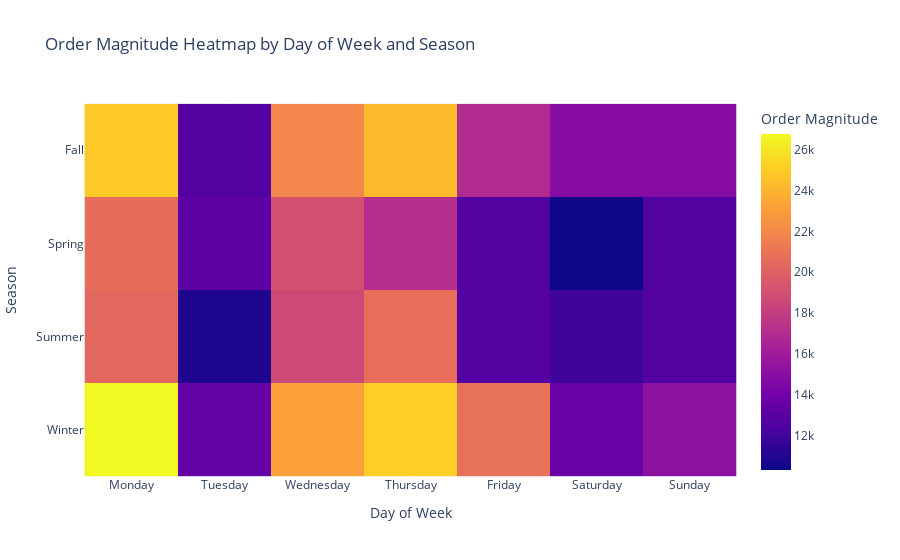

The code cell stored with this chart in its notebook:
### Markdown cell above
1) Friday seems to have the highest order count across all seasons, which might suggest a trend where people tend to order more towards the end of the workweek.
2) The lowest order counts seem to be on Wednesday, though the patterns vary with the season.
3) The order counts are highest in Winter and lowest in Summer.

### Code cell
# Copy relevant columns to a new DataFrame
df_hm = eda_train[['season', 'day_of_week', 'orders']].copy()

# Convert categorical variables to numeric codes
df_hm['season'] = df_hm['season'].astype('category').cat.codes
df_hm['day_of_week'] = df_hm['day_of_week'].astype('category').cat.codes

# Pivot the data
pivot_data = df_hm.pivot_table(index='season', columns='day_of_week', values='orders', aggfunc='sum')

# Create heatmap
fig = px.imshow(pivot_data,
                labels=dict(x="Day of Week", y="Season", color="Order Magnitude"),
                x=['Monday', 'Tuesday', 'Wednesday', 'Thursday', 'Friday', 'Saturday', 'Sunday'],
                y=['Fall', 'Spring', 'Summer', 'Winter'],
                title='Order Magnitude Heatmap by Day of Week and Season')
fig.show()

### Figure 1 — Plotly figure (JSON) as saved in the notebook; plotly's stock layout.template omitted (floating-point values rounded to 4 significant figures)
{"data": [{"coloraxis": "coloraxis", "hovertemplate": "Day of Week: %{x}<br>Season: %{y}<br>Order Magnitude: %{z}<extra></extra>", "name": "0", "type": "heatmap", "x": ["Monday", "Tuesday", "Wednesday", "Thursday", "Friday", "Saturday", "Sunday"], "xaxis": "x", "y": ["Fall", "Spring", "Summer", "Winter"], "yaxis": "y", "z": [[24915, 12743, 21898, 24322, 16949, 14891, 14868], [20644, 13076, 19091, 17087, 12666, 10302, 12633], [20379, 10854, 18698, 20698, 12736, 11929, 12746], [26773, 13351, 23172, 25112, 20889, 13556, 15197]]}], "layout": {"coloraxis": {"colorbar": {"title": {"text": "Order Magnitude"}}, "colorscale": [[0, "#0d0887"], [0.1111, "#46039f"], [0.2222, "#7201a8"], [0.3333, "#9c179e"], [0.4444, "#bd3786"], [0.5556, "#d8576b"], [0.6667, "#ed7953"], [0.7778, "#fb9f3a"], [0.8889, "#fdca26"], [1, "#f0f921"]]}, "title": {"text": "Order Magnitude Heatmap by Day of Week and Season"}, "xaxis": {"anchor": "y", "constrain": "domain", "domain": [0, 1], "scaleanchor": "y", "title": {"text": "Day of Week"}}, "yaxis": {"anchor": "x", "autorange": "reversed", "constrain": "domain", "domain": [0, 1], "title": {"text": "Season"}}}}
